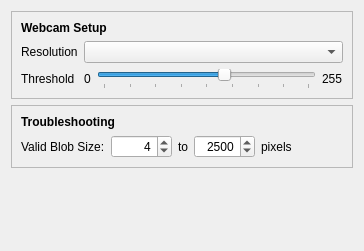
<?xml version="1.0" encoding="UTF-8"?>
<ui version="4.0">
 <class>MacWebcamSetupForm</class>
 <widget class="QWidget" name="MacWebcamSetupForm">
  <property name="geometry">
   <rect>
    <x>0</x>
    <y>0</y>
    <width>364</width>
    <height>251</height>
   </rect>
  </property>
  <property name="WindowTitle" stdset="0">
   <string>WebcamSetupForm</string>
  </property>
  <layout class="QVBoxLayout" name="verticalLayout_3">
   <item>
    <widget class="QFrame" name="frame">
     <property name="frameShape">
      <enum>QFrame::StyledPanel</enum>
     </property>
     <property name="frameShadow">
      <enum>QFrame::Raised</enum>
     </property>
     <layout class="QVBoxLayout" name="verticalLayout">
      <item>
       <widget class="QLabel" name="label_3">
        <property name="font">
         <font>
          <weight>75</weight>
          <bold>true</bold>
         </font>
        </property>
        <property name="text">
         <string>Webcam Setup</string>
        </property>
       </widget>
      </item>
      <item>
       <layout class="QGridLayout" name="gridLayout">
        <item row="0" column="0">
         <widget class="QLabel" name="label_15">
          <property name="sizePolicy">
           <sizepolicy hsizetype="Maximum" vsizetype="Preferred">
            <horstretch>0</horstretch>
            <verstretch>0</verstretch>
           </sizepolicy>
          </property>
          <property name="text">
           <string>Resolution</string>
          </property>
         </widget>
        </item>
        <item row="0" column="1">
         <widget class="QComboBox" name="WebcamResolutionsMac">
          <property name="sizePolicy">
           <sizepolicy hsizetype="Minimum" vsizetype="Preferred">
            <horstretch>0</horstretch>
            <verstretch>0</verstretch>
           </sizepolicy>
          </property>
         </widget>
        </item>
        <item row="1" column="0">
         <widget class="QLabel" name="label_2">
          <property name="sizePolicy">
           <sizepolicy hsizetype="Maximum" vsizetype="Preferred">
            <horstretch>0</horstretch>
            <verstretch>0</verstretch>
           </sizepolicy>
          </property>
          <property name="text">
           <string>Threshold</string>
          </property>
         </widget>
        </item>
        <item row="1" column="1">
         <layout class="QHBoxLayout" name="horizontalLayout">
          <item>
           <widget class="QLabel" name="label_32">
            <property name="sizePolicy">
             <sizepolicy hsizetype="Maximum" vsizetype="Preferred">
              <horstretch>0</horstretch>
              <verstretch>0</verstretch>
             </sizepolicy>
            </property>
            <property name="text">
             <string>0</string>
            </property>
           </widget>
          </item>
          <item>
           <widget class="QSlider" name="WebcamThresholdMac">
            <property name="sizePolicy">
             <sizepolicy hsizetype="Minimum" vsizetype="Fixed">
              <horstretch>0</horstretch>
              <verstretch>0</verstretch>
             </sizepolicy>
            </property>
            <property name="maximum">
             <number>255</number>
            </property>
            <property name="value">
             <number>150</number>
            </property>
            <property name="orientation">
             <enum>Qt::Horizontal</enum>
            </property>
            <property name="tickPosition">
             <enum>QSlider::TicksBelow</enum>
            </property>
            <property name="tickInterval">
             <number>32</number>
            </property>
           </widget>
          </item>
          <item>
           <widget class="QLabel" name="label">
            <property name="sizePolicy">
             <sizepolicy hsizetype="Maximum" vsizetype="Preferred">
              <horstretch>0</horstretch>
              <verstretch>0</verstretch>
             </sizepolicy>
            </property>
            <property name="text">
             <string>255</string>
            </property>
           </widget>
          </item>
         </layout>
        </item>
       </layout>
      </item>
     </layout>
    </widget>
   </item>
   <item>
    <widget class="QFrame" name="frame_2">
     <property name="frameShape">
      <enum>QFrame::StyledPanel</enum>
     </property>
     <property name="frameShadow">
      <enum>QFrame::Raised</enum>
     </property>
     <layout class="QVBoxLayout" name="verticalLayout_2">
      <item>
       <widget class="QLabel" name="label_4">
        <property name="font">
         <font>
          <weight>75</weight>
          <bold>true</bold>
         </font>
        </property>
        <property name="text">
         <string>Troubleshooting</string>
        </property>
       </widget>
      </item>
      <item>
       <layout class="QHBoxLayout" name="horizontalLayout_2">
        <item>
         <widget class="QLabel" name="label_42">
          <property name="sizePolicy">
           <sizepolicy hsizetype="Maximum" vsizetype="Preferred">
            <horstretch>0</horstretch>
            <verstretch>0</verstretch>
           </sizepolicy>
          </property>
          <property name="text">
           <string>Valid Blob Size:</string>
          </property>
         </widget>
        </item>
        <item>
         <widget class="QSpinBox" name="WebcamMinBlobMac">
          <property name="sizePolicy">
           <sizepolicy hsizetype="Preferred" vsizetype="Preferred">
            <horstretch>0</horstretch>
            <verstretch>0</verstretch>
           </sizepolicy>
          </property>
          <property name="alignment">
           <set>Qt::AlignRight|Qt::AlignTrailing|Qt::AlignVCenter</set>
          </property>
          <property name="minimum">
           <number>1</number>
          </property>
          <property name="maximum">
           <number>10000</number>
          </property>
          <property name="value">
           <number>4</number>
          </property>
         </widget>
        </item>
        <item>
         <widget class="QLabel" name="label_40">
          <property name="sizePolicy">
           <sizepolicy hsizetype="Maximum" vsizetype="Preferred">
            <horstretch>0</horstretch>
            <verstretch>0</verstretch>
           </sizepolicy>
          </property>
          <property name="text">
           <string>to</string>
          </property>
         </widget>
        </item>
        <item>
         <widget class="QSpinBox" name="WebcamMaxBlobMac">
          <property name="sizePolicy">
           <sizepolicy hsizetype="Preferred" vsizetype="Preferred">
            <horstretch>0</horstretch>
            <verstretch>0</verstretch>
           </sizepolicy>
          </property>
          <property name="alignment">
           <set>Qt::AlignRight|Qt::AlignTrailing|Qt::AlignVCenter</set>
          </property>
          <property name="minimum">
           <number>1</number>
          </property>
          <property name="maximum">
           <number>10000</number>
          </property>
          <property name="value">
           <number>2500</number>
          </property>
         </widget>
        </item>
        <item>
         <widget class="QLabel" name="label_41">
          <property name="sizePolicy">
           <sizepolicy hsizetype="Maximum" vsizetype="Preferred">
            <horstretch>0</horstretch>
            <verstretch>0</verstretch>
           </sizepolicy>
          </property>
          <property name="text">
           <string>pixels</string>
          </property>
         </widget>
        </item>
        <item>
         <spacer name="horizontalSpacer">
          <property name="orientation">
           <enum>Qt::Horizontal</enum>
          </property>
          <property name="sizeHint" stdset="0">
           <size>
            <width>40</width>
            <height>20</height>
           </size>
          </property>
         </spacer>
        </item>
       </layout>
      </item>
     </layout>
    </widget>
   </item>
   <item>
    <spacer name="verticalSpacer">
     <property name="orientation">
      <enum>Qt::Vertical</enum>
     </property>
     <property name="sizeHint" stdset="0">
      <size>
       <width>20</width>
       <height>40</height>
      </size>
     </property>
    </spacer>
   </item>
  </layout>
 </widget>
 <resources/>
 <connections/>
</ui>
